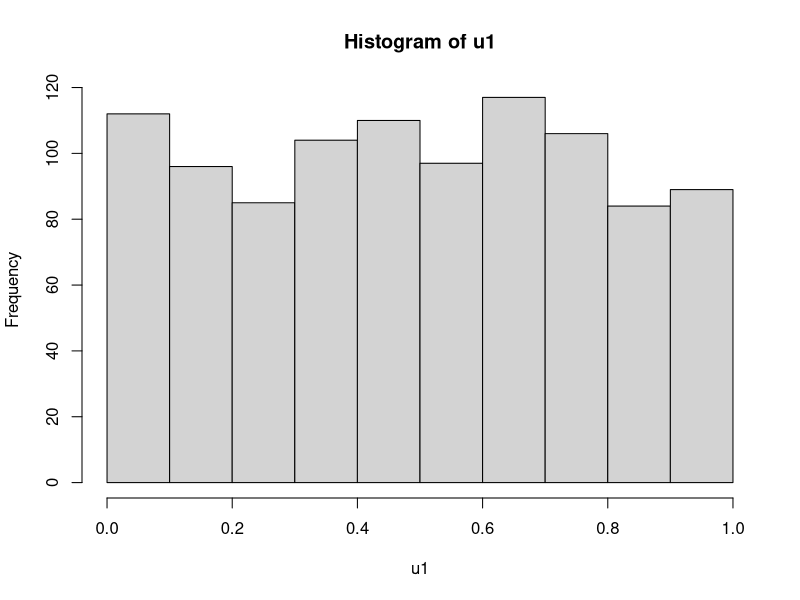
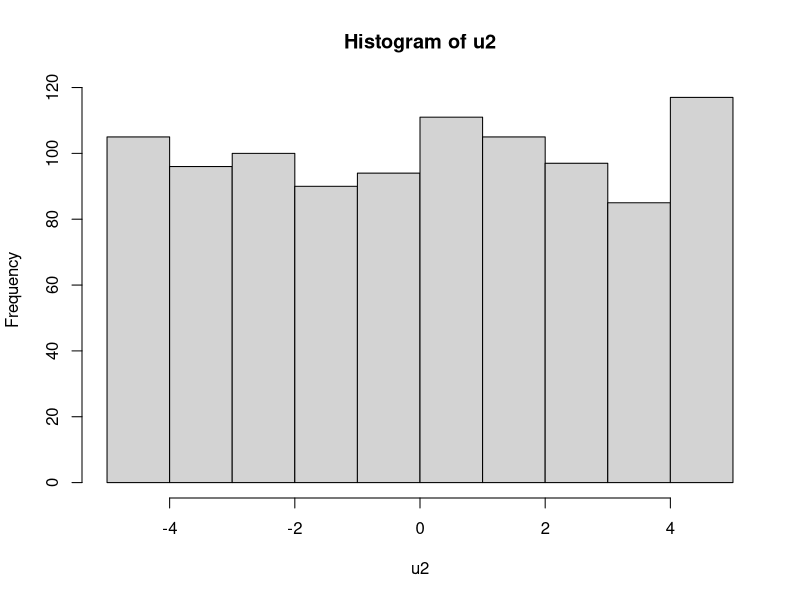

Reproduce these figures in R, in order.
## ---- chunk 1
knitr::opts_chunk$set(echo = TRUE)
## ---- chunk 2
help(runif) ## using help function to read the R documentation of runif

u1 = runif(1000) ## using runif() to generate a vector of length 1000 

min(u1) ## minimum of u1

max(u1) ## maximum of u1

mean(u1) ## mean of u1

hist(u1) ## plotting histogram of u1

u2 = runif(1000, -5, 5) ## using runif() to generate a vector of length of 1000 with minimum of -5 and maximum of 5

min(u2) ## minimum of u2

max(u2) ## maximum of u2

mean(u2) ## mean of u2

hist(u2) ## plotting histogram of u2

